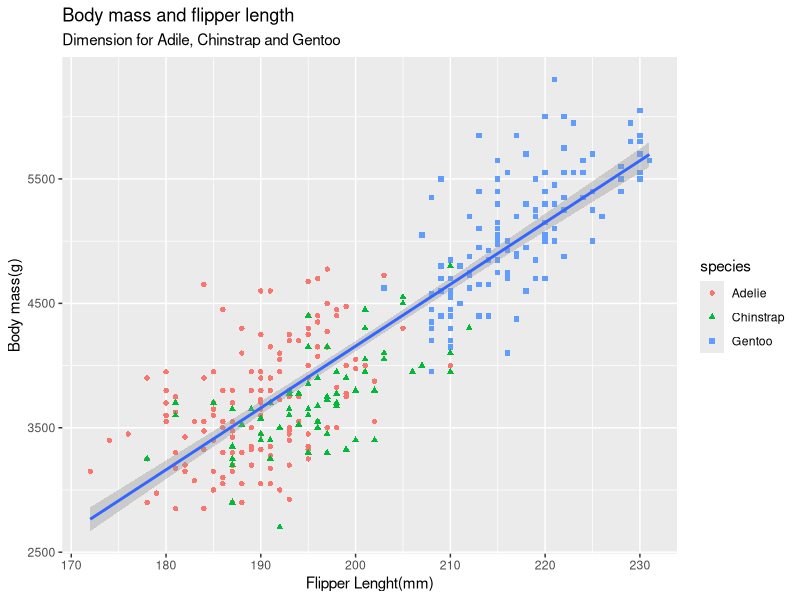
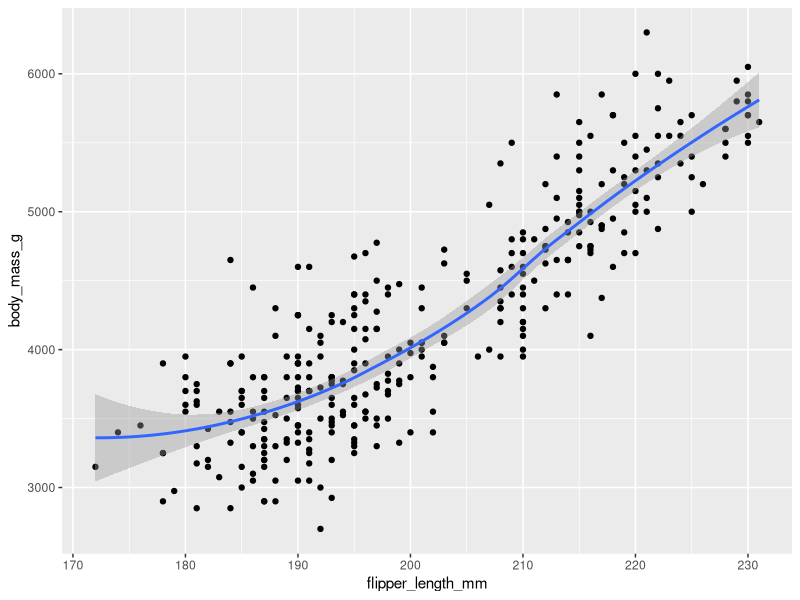
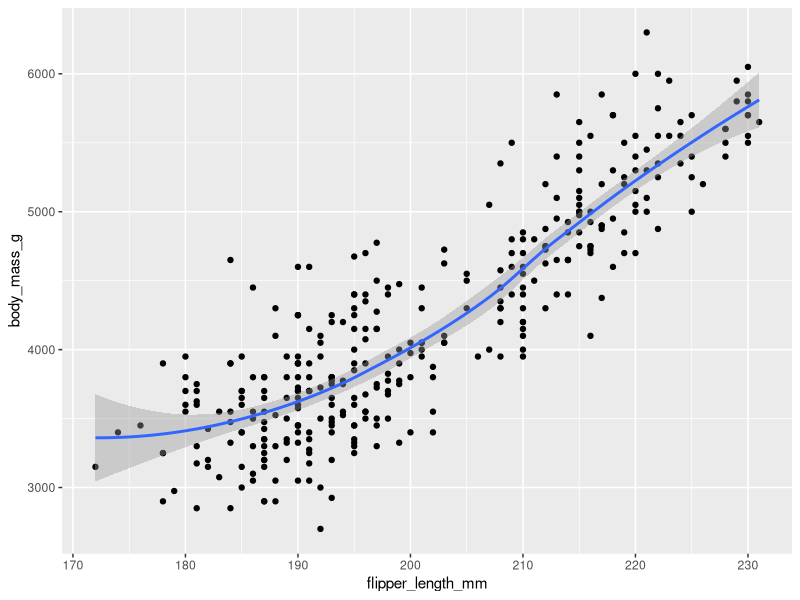
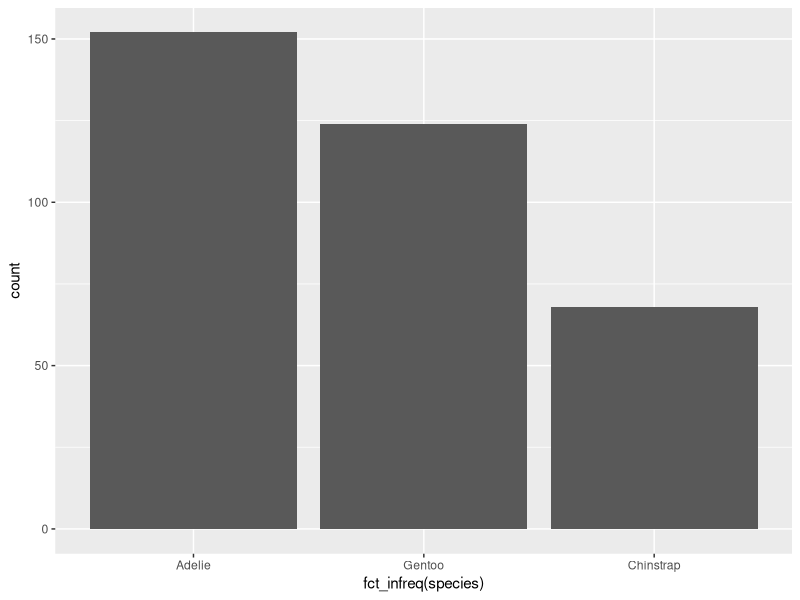

These figures' R source, in order:
## ---- chunk 1
library(tidyverse)
library(ggplot2)
library(palmerpenguins)
## ---- chunk 2
glimpse(penguins)
## ---- chunk 3
penguins |> 
  ggplot(aes(x= flipper_length_mm, y = body_mass_g)) +
  geom_point(aes(col = species, shape = species)) +
  geom_smooth(method = "lm")+
  labs(x = "Flipper Lenght(mm)", y = "Body mass(g)",
       title = "Body mass and flipper length", subtitle = "Dimension for Adile, Chinstrap and Gentoo")
## ---- chunk 4
ggplot(
  data = penguins,
  mapping = aes(x = flipper_length_mm, y = body_mass_g)
) +
  geom_point() +
  geom_smooth()

ggplot() +
  geom_point(
    data = penguins,
    mapping = aes(x = flipper_length_mm, y = body_mass_g)
  ) +
  geom_smooth(
    data = penguins,
    mapping = aes(x = flipper_length_mm, y = body_mass_g)
  )
## ---- chunk 5
penguins |> 
  ggplot(aes(x= fct_infreq(species))) +
  geom_bar()
